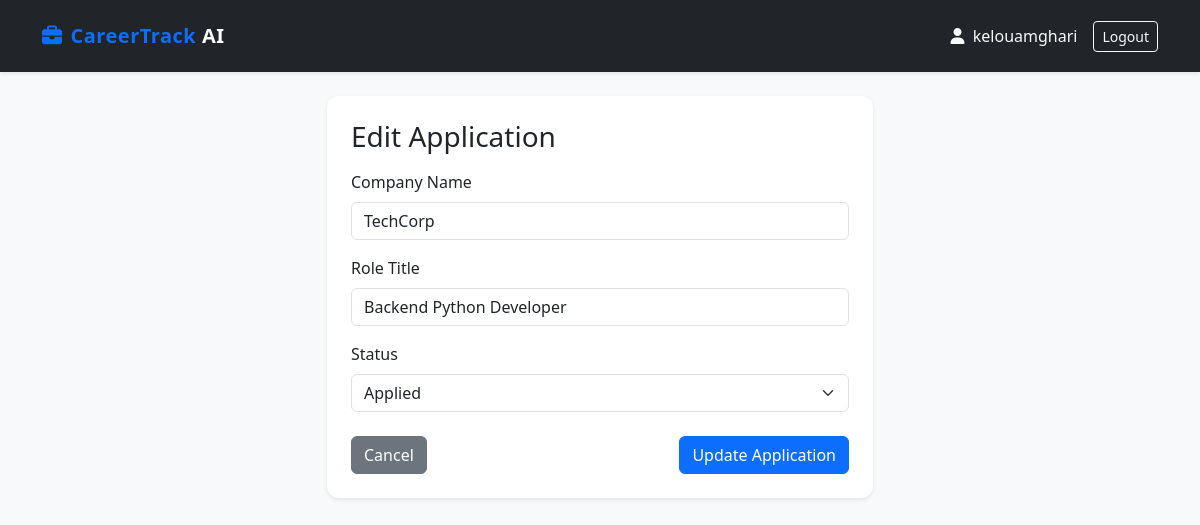
/edit/2 (signed in), run on the app's committed database.
### app/models.py (models this page shows, shortened)
class User(UserMixin, db.Model):
    id = db.Column(db.Integer, primary_key=True)
    username = db.Column(db.String(64), unique=True, nullable=False)
    password_hash = db.Column(db.String(256), nullable=False)
    applications = db.relationship('Application', backref='author', lazy=True)

class Application(db.Model):
    id = db.Column(db.Integer, primary_key=True)
    company = db.Column(db.String(100), nullable=False)
    role = db.Column(db.String(100), nullable=False)
    status = db.Column(db.String(50), default='Saved')
    date_applied = db.Column(db.DateTime, default=datetime.utcnow)
    job_description = db.Column(db.Text, nullable=True)
    match_score = db.Column(db.Integer, default=0)
    missing_skills = db.Column(db.String(256), nullable=True)
    user_id = db.Column(db.Integer, db.ForeignKey('user.id'), nullable=False)

### run.py (the view, shortened to what this page needs)
@app.route('/edit/<int:app_id>', methods=['GET', 'POST'])
@login_required
def edit_application(app_id):
    application = Application.query.get_or_404(app_id)
    if application.user_id != current_user.id:
        flash('Unauthorized action.', 'danger')
        return redirect(url_for('dashboard'))
    return render_template('edit_application.html', app=application)

### app/__init__.py (called while the page is built)
def create_app():
    app = Flask(__name__)
    app.config['SECRET_KEY'] = 'dev-secret-key-change-later'
    app.config['SQLALCHEMY_DATABASE_URI'] = 'sqlite:///career.db'
    app.config['SQLALCHEMY_TRACK_MODIFICATIONS'] = False
    db.init_app(app)
    login_manager = LoginManager()
    login_manager.login_view = 'auth.login'
    login_manager.init_app(app)
    @login_manager.user_loader
    def load_user(user_id):
        return User.query.get(int(user_id))
    from app.routes.auth import auth as auth_blueprint
    app.register_blueprint(auth_blueprint)
    with app.app_context():
        db.create_all()
    return app

### app/templates/edit_application.html (shortened to what this page needs)
{% extends 'base.html' %}
{% block content %}
<div class="row justify-content-center">
    <div class="col-md-6">
        <div class="card shadow-sm p-4">
            <h3 class="mb-3">Edit Application</h3>
            <form method="POST">
                <div class="mb-3">
                    <label class="form-label">Company Name</label>
                    <input type="text" name="company" class="form-control" value="{{ app.company }}" required>
                </div>
                <div class="mb-3">
                    <label class="form-label">Role Title</label>
                    <input type="text" name="role" class="form-control" value="{{ app.role }}" required>
                </div>
                <div class="mb-3">
                    <label class="form-label">Status</label>
                    <select name="status" class="form-select">
                        <option value="Applied" {% if app.status == 'Applied' %}selected{% endif %}>Applied</option>
                    </select>
                </div>
                <div class="d-flex justify-content-between mt-4">
                    <a href="{{ url_for('dashboard') }}" class="btn btn-secondary">Cancel</a>
                    <button type="submit" class="btn btn-primary">Update Application</button>
                </div>
            </form>
        </div>
    </div>
</div>
{% endblock %}

### app/templates/base.html (shortened to what this page needs)
<!DOCTYPE html>
<html lang="en">
<head>
    <link href="https://cdn.jsdelivr.net/npm/bootstrap@5.3.2/dist/css/bootstrap.min.css" rel="stylesheet">
    <link rel="stylesheet" href="https://cdnjs.cloudflare.com/ajax/libs/font-awesome/6.4.0/css/all.min.css">
</head>
<body>
    <nav class="navbar navbar-expand-lg navbar-dark bg-dark shadow-sm py-3">
        <div class="container">
            <a class="navbar-brand text-primary" href="{{ url_for('dashboard') }}">
                <i class="fa-solid fa-briefcase me-2"></i>CareerTrack <span class="text-white">AI</span>
            </a>
            {% if current_user.is_authenticated %}
            <div class="d-flex align-items-center">
                <span class="text-light me-3"><i class="fa-solid fa-user me-1"></i> {{ current_user.username }}</span>
                <a href="{{ url_for('auth.logout') }}" class="btn btn-outline-light btn-sm">Logout</a>
            </div>
            {% endif %}
        </div>
    </nav>
    <div class="container mt-4">
        {% block content %}{% endblock %}
    </div>
</body>
</html>

### app/templates/base.html (style rules this page uses)
body { background-color: #f8f9fa; font-family: 'Segoe UI', Tahoma, Geneva, Verdana, sans-serif; }
.navbar-brand { font-weight: 700; letter-spacing: 0.5px; }
.card { border: none; border-radius: 12px; }

### data on the page
User: username "kelouamghari"
Application: company "TechCorp", role "Backend Python Developer", status "Applied"
